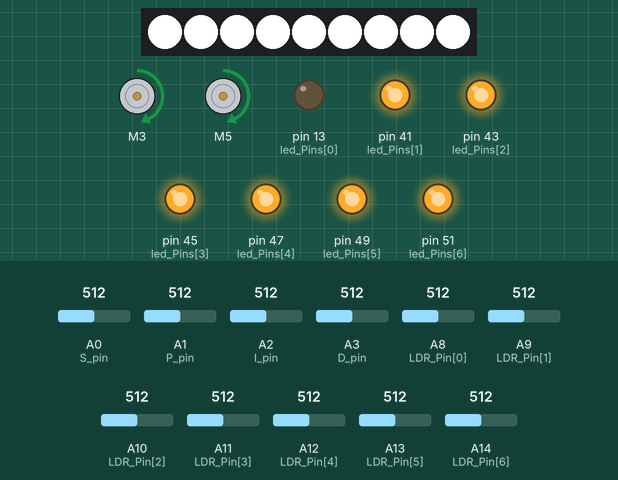
Recording of a sketch running on a simulated Arduino Mega 2560, built with avr-gcc and run on an emulated ATmega2560. Parts: 9 RGB LEDs in strip order, left to right, 2 × DC motor (green arrow = forward, orange = backward, longer = faster), output pins drawn as LEDs (lit = HIGH). The inputs (shaded band) are chosen by the test bench; at power-on: A0 (S_pin) = 512, A8 (LDR_Pin[0]) = 512, A1 (P_pin) = 512, A9 (LDR_Pin[1]) = 512, A2 (I_pin) = 512, A3 (D_pin) = 512, A10 (LDR_Pin[2]) = 512, A11 (LDR_Pin[3]) = 512, A12 (LDR_Pin[4]) = 512, A13 (LDR_Pin[5]) = 512, A14 (LDR_Pin[6]) = 512. What the sketch prints to the serial monitor is not drawn.

Above: at 10.9 s.
11.0 s: A0 (S_pin) set to 716
At 11.9 s:
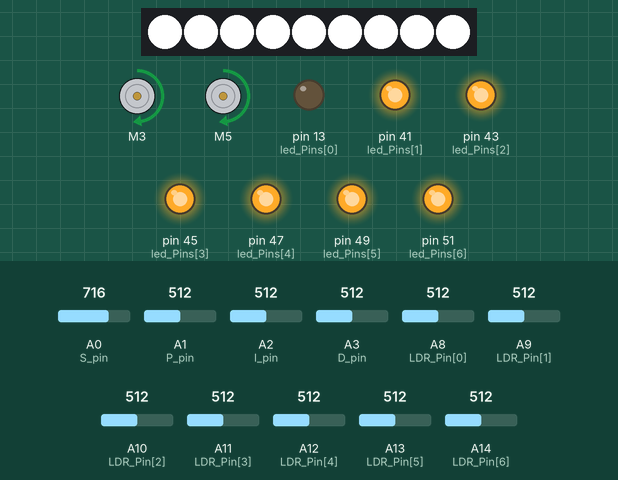
12.5 s: A8 (LDR_Pin[0]) set to 496
At 13.1 s:
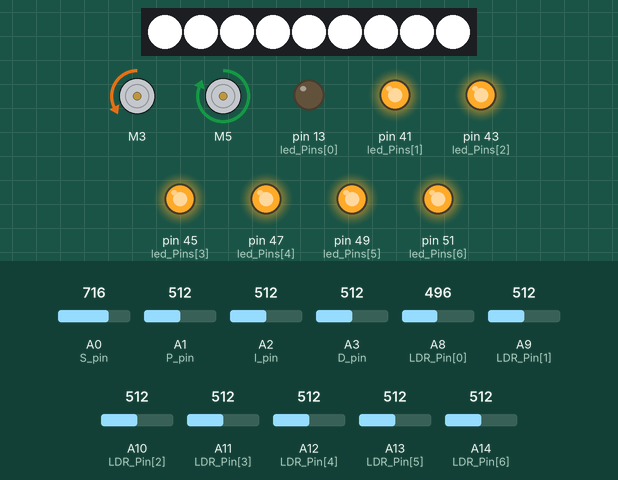
14.0 s: A1 (P_pin) set to 716
At 15.2 s:
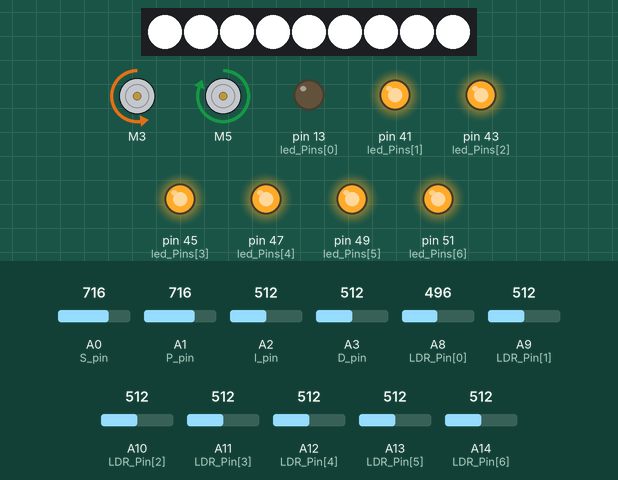
15.5 s: A9 (LDR_Pin[1]) set to 306
At 16.5 s:
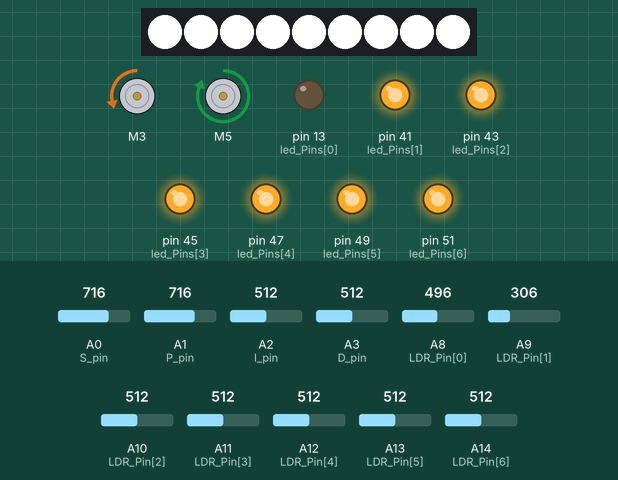
17.0 s: A0 (S_pin) set to 992
At 17.6 s:
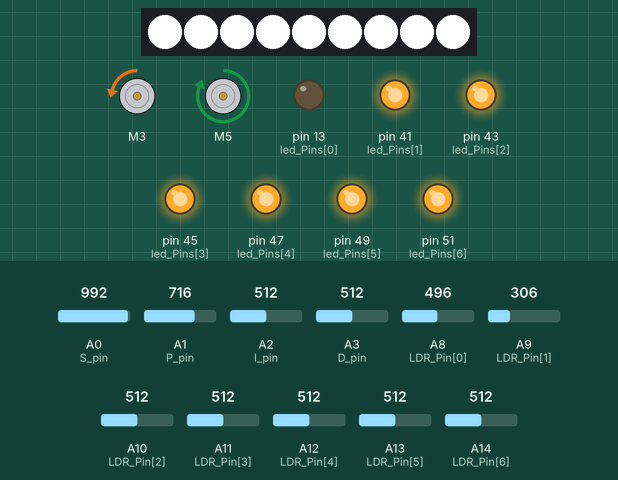
Timing chart, 0 to 19.5 s (numbered marks = the images above; inputs shaded):
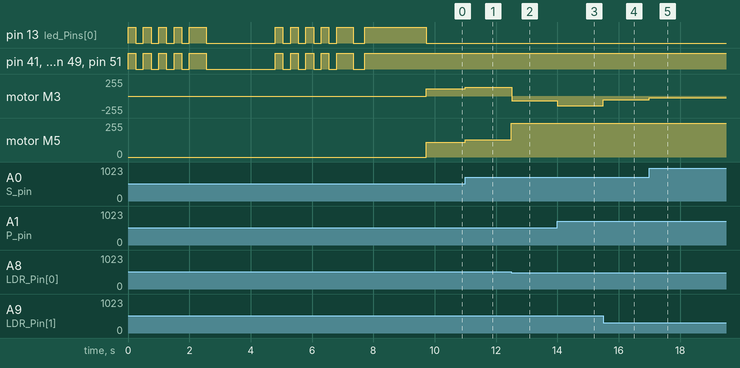

Measured:
- the behaviour switches between 512 and 511 on A8 (LDR_Pin[0]) (found by bisection; images 1 and 2)
- after the input at 11.0 s, motor M3, motor M5: forward 110/255 → forward 129/255 at once
- after the input at 12.5 s, motor M3: forward 129/255 → backward 71/255 at once; motor M5: forward 129/255 → forward 255/255 at once
- after the input at 14.0 s, motor M3: backward 71/255 → backward 147/255 at once
- after the input at 15.5 s, motor M3: backward 147/255 → backward 55/255 at once
- after the input at 17.0 s, motor M3: backward 55/255 → backward 28/255 at once

The sketch:

recentUse.ino
```cpp
#include <FastLED.h>
CRGB leds[9];

/* ************************************************************************************************* */
// UCSD ECE 5 Lab 4 Code: Line Following Robot with PID
// V 4.0
// Last Modified 9/06/2023 by MingWei Yeoh and Karcher Morris
/* ************************************************************************************************* */

/*
   This is code for your PID controlled line following robot.

   ******      Code Table of Contents      ******

  - Line_Follower_Code_Basic
   > Declare libraries     - declares global variables so each variable can be accessed from every function
   > Declare Pins          - where the user sets what pin everything is connected to
   > Settings              - settings that can improve robot functionality and help to debug
   > Setup (Main)          - runs once at beginning when you press button on arduino or when you open serial monitor
   > Loop  (Main)          - loops forever calling on a series of function

  - Calibration
   > Main Calibrate()      - runs calibration function calls and synchronizes calibration state with different led animations

  - Helper_Functions
   > setLEDs               - turns on all LEDs in the LED_Pin array on or off
   > Read Potentiometers   - reads each potentiometer
   > Read Photoresistors   - reads each photoresistor
   > Run Motors            - runs motors
   > Calculate Error       - calculate error from photoresistor readings
   > PID Turn              - takes the error and implements PID control
   > Print                 - used for printing information but should disable when not debugging because it slows down program

*/

// Include files needed
#include <L298NX2.h> // Using "L298N" library found through arduino library manager developed by Andrea Lombardo (https://github.com/AndreaLombardo/L298N)

// ************************************************************************************************* //
// ************************************************************************************************* //
// Change Robot Settings here

#define PRINTALLDATA        0  // Turn to 1  to prints ALL the data when changed to 1, Could be useful for debugging =)
                                // !! Turn to 0 when running robot untethered
#define NOMINALSPEED        60 // This is the base speed for both motors, can also be increased by using potentiometers

// ************************************************************************************************* //

// ****** DECLARE PINS HERE  ******

// Taken from LEFT TO RIGHT of the robot ****** Orient yourself so that you are looking from the rear of the robot (photoresistors are farthest away from you, wheels are closest to you)
//                  Left Motors   Right motors
L298NX2 DriveMotors(  2, 3, 4,      7, 5, 6);
//                 ENA, IN1, IN2, ENB, IN3, IN4

enum side {LEFT, RIGHT};

int LDR_Pin[] = {A8, A9, A10, A11, A12, A13, A14}; // SET PINS CONNECTED TO PHOTORESISTORS // FROM LEFT TO RIGHT OF THE ROBOT, ROBOT IS ORIENTED WHERE PHOTORESISOTRS FARTHEST FROM YOU AND WHEELS ARE CLOSEST TO YOU

// Potentiometer Pins
const int S_pin = A0; // Pin connected to Speed potentiometer
const int P_pin = A1; // Pin connected to P term potentiometer
const int I_pin = A2; // Pin connected to I term potentiometer
const int D_pin = A3; // Pin connected to D term potentiometer

int led_Pins[] = {13,41,43,45,47,49,51};  // LEDs to indicate what part of calibration you're on and to illuminate the photoresistors

// ****** DECLARE Variables HERE  ******

//Variables Potentiometer Reading
int SpRead = 0; // speed increase
int kPRead = 0; // proportional gain
int kIRead = 0; // integral gain
int kDRead = 0; // derivative gain

// Variables for Calibration and Error Calculation
float Mn[20];
float Mx[20];
float LDRf[20];
int LDR[20];
int rawPResistorData[20];
int totalPhotoResistors = sizeof(LDR_Pin) / sizeof(LDR_Pin[0]);
int numLEDs = sizeof(led_Pins) / sizeof(led_Pins[0]);
int MxRead, MxIndex, CriteriaForMax;
int leftHighestPR, highestPResistor, rightHighestPR;
float AveRead, WeightedAve;

// For Motor Control
int M1SpeedtoMotor, M2SpeedtoMotor;
int Turn, M1P = 0, M2P = 0;
float error, lasterror = 0, sumerror = 0;
float kP, kI, kD;


// ************************************************************************************************* //
// setup - runs once
void setup() {

  Serial.begin(9600);                            // For serial communication set up
  FastLED.addLeds<WS2811, 53, GRB>(leds, 9).setCorrection( TypicalLEDStrip );
  for(int i = 0; i < 9; i++){
      leds[i] = CRGB:: White;
    }
    FastLED.show();

  for (int i = 0; i < numLEDs; i++)
    pinMode(led_Pins[i], OUTPUT);                // Initialize all LEDs to output

  Calibrate();                                   // Calibrate black and white sensing

  ReadPotentiometers();                          // Read potentiometer values (Sp, P, I, & D)

} // end setup()

// ************************************************************************************************* //
// loop - runs/loops forever
void loop() {
  digitalWrite(led_Pins[0], LOW);   // turn the LED on (HIGH is the voltage level)
  for(int i = 0; i < 9; i++){
      leds[i] = CRGB:: White;
    }
    FastLED.show();

  ReadPotentiometers(); // Read potentiometers

  ReadPhotoResistors(); // Read photoresistors

  CalcError();          // Calculates error

  PID_Turn();           // PID Control and Output to motors to turn

  RunMotors();          // Runs motors

  if (PRINTALLDATA)     // If PRINTALLDATA Enabled, Print all the data
    Print();

} // end loop()


// ************************************************************************************************* //
// function to calibrate

void Calibrate() {

  int numberOfMeasurements = 20;                // set number Of Measurements to take

  CalibrateHelper(numberOfMeasurements, false); // White Calibration
  digitalWrite(led_Pins[0], HIGH);   // turn the LED on (HIGH is the voltage level)

  setLeds(0);                                   // Turn off LEDs to indicate user to calibrate other color
  delay(2000);

  CalibrateHelper(numberOfMeasurements, true);  // Black Calibration

  Serial.print("White Vals:  ");
  for (int i = 0; i < totalPhotoResistors; i++)
    Serial.print(String(Mn[i]) + " ");          // Print the White values that will be used by the robot
  Serial.println();

  Serial.print("Black Vals:  ");
  for (int i = 0; i < totalPhotoResistors; i++)
    Serial.print(String(Mx[i]) + " ");          // Print the Black values that will be used by the robot
  Serial.println();

  Serial.print("Delta Vals:  ");
  for (int i = 0; i < totalPhotoResistors; i++)
    Serial.print(String(Mx[i] - Mn[i]) + " ");  // Print the Difference between the White and Black valuess
  Serial.println();

  setLeds(1);                                   // Turn LEDs on
  delay(2000);

} // end Calibrate()

void CalibrateHelper(int numberOfMeasurements, boolean ifCalibratingBlack) {

  if (ifCalibratingBlack)
    Serial.println("\nCalibrating Black");
  else
    Serial.println("\nCalibrating White");
// Indicate that calibration is starting
  for (int i = 0; i < 4; i++) {
      setLeds(1); // turn the LEDs on
      delay(250); // wait
      setLeds(0); // turn the LEDs off
      delay(250); // wait
  }

  setLeds(1);
  delay(250);

  for (int i = 0; i < numberOfMeasurements; i++) {
    for (int pin = 0; pin < totalPhotoResistors; pin++) {
      LDRf[pin] = LDRf[pin] + (float)analogRead(LDR_Pin[pin]);
      delay(2);
    }
    Serial.print(". ");
  }
  for (int pin = 0; pin < totalPhotoResistors; pin++) {
    if (ifCalibratingBlack) {                                   // updating cooresponding array based on if we are calibrating black or white
      Mx[pin] = round(LDRf[pin] / (float)numberOfMeasurements); // take average and store for black
    }
    else {
      Mn[pin] = round(LDRf[pin] / (float)numberOfMeasurements); // take average and store for white
    }
    LDRf[pin] = 0.0;
  }

  Serial.println(" Done!");
  setLeds(0);
  delay(250);
}

// Set all LEDs to a certain brightness
void setLeds(int x) {
  for (int i = 0; i < numLEDs; i++)
    digitalWrite(led_Pins[i], x);
}

// **********Recall your Challenge #1 Code********************************************************************** //
// function to read and map values from potentiometers
void ReadPotentiometers() {
  // Call on user-defined function to read Potentiometer values
  SpRead = ReadPotentiometerHelper(S_pin, 0, 1023, 0, 100); // We want to read a potentiometer for S_pin with resolution from 0 to 1023 and potentiometer range from 0 to 100.
  kPRead = ReadPotentiometerHelper(P_pin, 0, 1023, 0, 100); // We want to read a potentiometer for P_pin with resolution from 0 to 1023 and potentiometer range from 0 to 100.
  kIRead = ReadPotentiometerHelper(I_pin, 0, 1023, 0, 100); // We want to read a potentiometer for I_pin with resolution from 0 to 1023 and potentiometer range from 0 to 100.
  kDRead = ReadPotentiometerHelper(D_pin, 0, 1023, 0, 100); // We want to read a potentiometer for D_pin with resolution from 0 to 1023 and potentiometer range from 0 to 100.

} // end ReadPotentiometers()

int ReadPotentiometerHelper(int pin, int min_resolution, int max_resolution, int min_potentiometer, int max_potentiometer) {
  return map(analogRead(pin), min_resolution, max_resolution, min_potentiometer, max_potentiometer);
}

// **********Recall your Challenge #2 Code********************************************************************** //
// Function to read photo resistors and map from 0 to 100
void ReadPhotoResistors() {
  for (int i = 0; i < totalPhotoResistors; i++) {
    rawPResistorData[i] = analogRead(LDR_Pin[i]);
    LDR[i] = map(rawPResistorData[i], Mn[i], Mx[i], 0, 100); // Mn and Mx are created from calibration Min and Max for each pin
  }

} // end ReadPhotoResistors()


// **********Recall your Challenge #3 Code********************************************************************** //
// function to start motors using nominal speed + speed addition from potentiometer
void RunMotors() {
  M1SpeedtoMotor = min(NOMINALSPEED + SpRead + M1P, 255); // limits speed to 255
  M2SpeedtoMotor = min(NOMINALSPEED + SpRead + M2P, 255); // remember M1Sp & M2Sp is defined at beginning of code (default 60)

  runMotorAtSpeed(LEFT, M2SpeedtoMotor); // run right motor
  runMotorAtSpeed(RIGHT, M1SpeedtoMotor); // run left motor
} // end RunMotors()

// A function that commands a specified motor to move towards a given direction at a given speed
void runMotorAtSpeed(side _side, int speed) {
  if (_side == LEFT) {
    DriveMotors.setSpeedA(abs(speed));
    if (speed > 0)                // swap direction if speed is negative
      DriveMotors.forwardA();           // sets the direction of the motor from arguments
    else
      DriveMotors.backwardA();          // sets the direction of the motor from arguments
  }
  if (_side == RIGHT) {
    DriveMotors.setSpeedB(abs(speed));
    if (speed > 0)                // swap direction if speed is negative
      DriveMotors.forwardB();           // sets the direction of the motor from arguments
    else
      DriveMotors.backwardB();          // sets the direction of the motor from arguments
  }
}


// ************************************************************************************************* //
// Calculate error from photoresistor readings
void CalcError() {
  MxRead = -99;
  AveRead = 0.0;
  for (int i = 0; i < totalPhotoResistors; i++) { // This loop goes through each photoresistor and stores the photoresistor with the highest value to the variable 'highestPResistor'
    if (MxRead < LDR[i]) {
      MxRead = LDR[i];
      MxIndex = -1 * (i - 3);
      highestPResistor = (float)i;
    }
    AveRead = AveRead + (float)LDR[i] / (float)totalPhotoResistors;
  }

  CriteriaForMax = 1.5;
  if (MxRead > CriteriaForMax * AveRead) { // Make sure that the highestPResistor is actually "seeing" a line. What happens if there is no line and we take the photoresistor that happens to have the highest value?

    // Next we assign variables to hold the index of the left and right Photoresistor that has the highest value, though we have to make sure that we aren't checking a Photoresistor that doesn't exist.
    // Ex: To the left of the left most photoresistor or the right of the right most photoresistor
    if (highestPResistor != 0)
      leftHighestPR = highestPResistor - 1;
    else
      leftHighestPR = highestPResistor;

    if (highestPResistor != totalPhotoResistors - 1)
      rightHighestPR = highestPResistor + 1;
    else
      rightHighestPR = highestPResistor;

    // Next we take the percentage of "line" each of our left, middle, and right photoresistors sees and then we take the average, which is our error calculation
    float numerator = (float)(LDR[leftHighestPR] * leftHighestPR) + (float)(LDR[highestPResistor] * highestPResistor) + (float)(LDR[rightHighestPR] * rightHighestPR);
    float denominator = (float)LDR[leftHighestPR] + (float)LDR[highestPResistor] + (float)LDR[rightHighestPR];

    WeightedAve = ((float)numerator) / denominator;

    error = (WeightedAve - totalPhotoResistors/2);
  }

} // end CalcError()

// ************************************************************************************************* //
// PID Function
void PID_Turn() {
  kP = (float)kPRead * 1.;    // each of these scaling factors can change depending on how influential you want them to be
  kI = (float)kIRead * 0.001;
  kD = (float)kDRead * 0.01;

  Turn = error * kP + sumerror * kI + (error - lasterror) * kD; // PID!!!!!!!!!!!!!

  if (sumerror > 5)   // prevents integrator wind-up
    sumerror = 5;
  else if (sumerror < -5)
    sumerror = -5;

  if (error == 0)     // Reset sumerror if line is centered
    sumerror = 0;

  if (Turn < 0) {
    M1P = -Turn;       // One motor becomes slower and the other faster
    M2P = Turn;
  }
  else if (Turn > 0) {
    M1P = -Turn;
    M2P = Turn;
  }
  else {
    M1P = 0;
    M2P = 0;
  }

  lasterror = error;
  sumerror = sumerror + error;

} // end PID_Turn()

// ************************************************************************************************* //
// function to print values of interest
void Print() {
  Serial.print(" Sp: " + String(SpRead) + " P: " + String(kP) + " I: " + String(kI) + " D: " + String(kD) + "  PResistor Val : "); // Prints PID settings

  for (int i = 0; i < totalPhotoResistors; i++) { // Printing the photo resistor reading values one by one
    Serial.print(LDR[i]);
    //Serial.print(rawPResistorData[i]); //Uncomment this if you would prefer to see raw photoresistor readings
    Serial.print(" ");
  }

  Serial.print(" Error: " + String(error));      // this will show the calculated error (-3 through 3)

  Serial.println("  LMotor:  " + String(M1SpeedtoMotor) + "  RMotor:  " + String(M2SpeedtoMotor));    // This prints the arduino output to each motor so you can see what the values are (0-255)
  setLeds(0);
  delay(100);                                    // just here to slow down the output for easier reading. Don't comment out or else it'll slow down the processor on the arduino
  setLeds(1);
  delay(100);

} // end Print()
```
